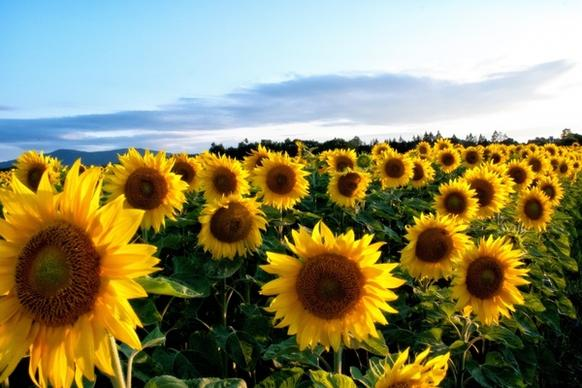
#> input picture CV EXP/test.jpg, 582 x 388 px
$ python CV19.py
#> lines starting #> are read from the running program, lines starting #| are printed output that depends on the picture
import cv2
import numpy as np

# ---------- Unicode-safe image loading ----------
image_path = r"C:\Users\Jerry David\OneDrive\문서\CV EXP\test.jpg"

with open(image_path, "rb") as f:
    data = np.frombuffer(f.read(), np.uint8)

img = cv2.imdecode(data, cv2.IMREAD_COLOR)
#> img is the input picture: shape (388, 582, 3); mean B, G, R 100.6, 137.8, 141.3

# Safety check
if img is None:
    print("Error: Image not loaded")
    exit()

# ---------- Convert to Grayscale ----------
gray = cv2.cvtColor(img, cv2.COLOR_BGR2GRAY)
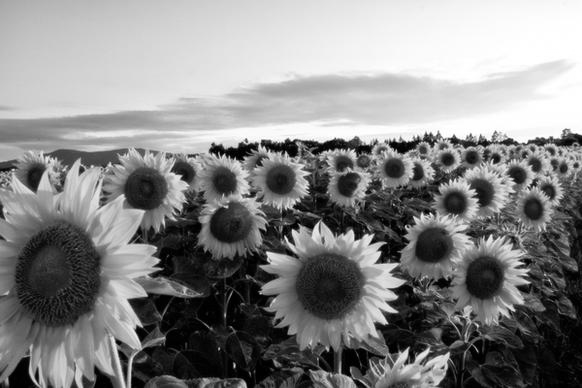
#> gray: shape (388, 582); min 0, max 255, mean 134.6

# ---------- Step 1: Blur the image ----------
blurred = cv2.GaussianBlur(gray, (5, 5), 1.0)

# ---------- Step 2: Create Unsharp Mask ----------
unsharp_mask = cv2.subtract(gray, blurred)
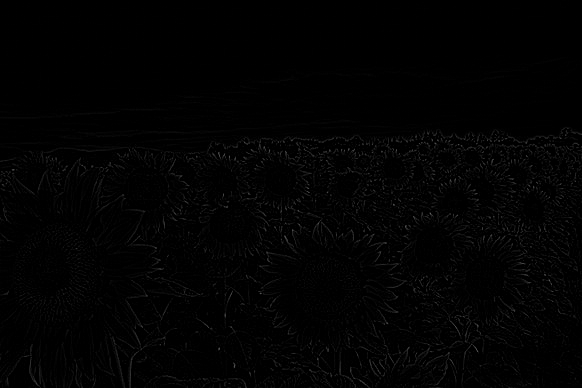
#> unsharp_mask: shape (388, 582); min 0, max 96, mean 2.3

# ---------- Step 3: Add mask to original ----------
# k controls sharpening strength (1.0 is standard)
sharpened = cv2.add(gray, unsharp_mask)

# ---------- Display Results ----------
cv2.imshow("Original Grayscale Image", gray)
cv2.imshow("Blurred Image", blurred)
cv2.imshow("Unsharp Mask", unsharp_mask)
cv2.imshow("Sharpened Image (Unsharp Masking)", sharpened)

cv2.waitKey(0)
cv2.destroyAllWindows()
